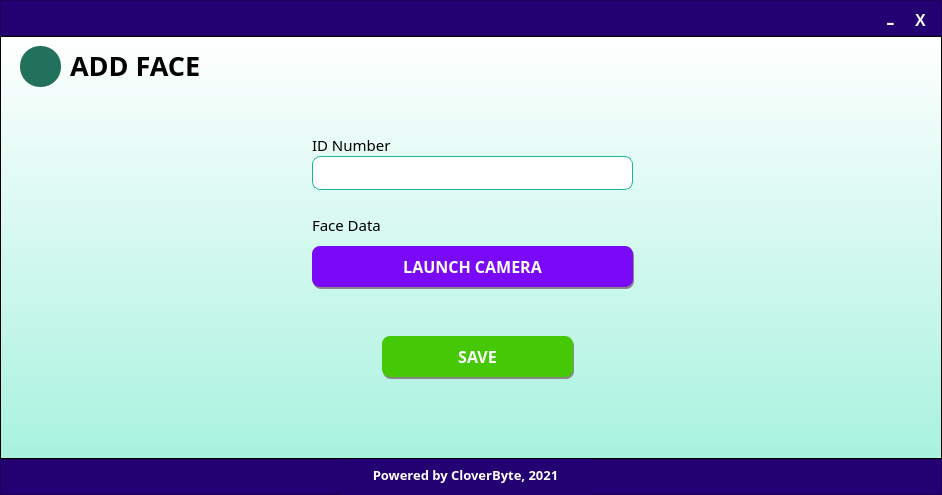
<?xml version="1.0" encoding="UTF-8"?>
<ui version="4.0">
 <class>MainWindow</class>
 <widget class="QMainWindow" name="MainWindow">
  <property name="geometry">
   <rect>
    <x>0</x>
    <y>0</y>
    <width>942</width>
    <height>495</height>
   </rect>
  </property>
  <property name="minimumSize">
   <size>
    <width>942</width>
    <height>495</height>
   </size>
  </property>
  <property name="maximumSize">
   <size>
    <width>942</width>
    <height>495</height>
   </size>
  </property>
  <property name="windowTitle">
   <string>MainWindow</string>
  </property>
  <widget class="QWidget" name="centralwidget">
   <layout class="QVBoxLayout" name="verticalLayout">
    <property name="spacing">
     <number>0</number>
    </property>
    <property name="leftMargin">
     <number>0</number>
    </property>
    <property name="topMargin">
     <number>0</number>
    </property>
    <property name="rightMargin">
     <number>0</number>
    </property>
    <property name="bottomMargin">
     <number>0</number>
    </property>
    <item>
     <widget class="QFrame" name="header">
      <property name="minimumSize">
       <size>
        <width>0</width>
        <height>36</height>
       </size>
      </property>
      <property name="maximumSize">
       <size>
        <width>16777215</width>
        <height>36</height>
       </size>
      </property>
      <property name="styleSheet">
       <string notr="true">background-color: rgb(35,1,114,255)</string>
      </property>
      <property name="frameShape">
       <enum>QFrame::StyledPanel</enum>
      </property>
      <property name="frameShadow">
       <enum>QFrame::Raised</enum>
      </property>
      <widget class="QPushButton" name="exitbtn">
       <property name="geometry">
        <rect>
         <x>910</x>
         <y>10</y>
         <width>21</width>
         <height>21</height>
        </rect>
       </property>
       <property name="minimumSize">
        <size>
         <width>0</width>
         <height>0</height>
        </size>
       </property>
       <property name="font">
        <font>
         <family>MS Shell Dlg 2</family>
         <pointsize>12</pointsize>
         <weight>75</weight>
         <bold>true</bold>
        </font>
       </property>
       <property name="autoFillBackground">
        <bool>false</bool>
       </property>
       <property name="styleSheet">
        <string notr="true">QPushButton{
	background-color: transparent;
	border: none;
	color: rgb(255, 255, 255);
	border-radius: 8px;
}
QPushButton:hover{
	background-color: rgba(255,87,0,255);
}
QPushButton:pressed{
	background-color: rgb(22, 154, 121)
}</string>
       </property>
       <property name="text">
        <string>X</string>
       </property>
       <property name="flat">
        <bool>false</bool>
       </property>
      </widget>
      <widget class="QPushButton" name="minimizebtn">
       <property name="geometry">
        <rect>
         <x>880</x>
         <y>10</y>
         <width>21</width>
         <height>21</height>
        </rect>
       </property>
       <property name="minimumSize">
        <size>
         <width>0</width>
         <height>0</height>
        </size>
       </property>
       <property name="font">
        <font>
         <family>MS PGothic</family>
         <pointsize>20</pointsize>
         <weight>50</weight>
         <bold>false</bold>
        </font>
       </property>
       <property name="autoFillBackground">
        <bool>false</bool>
       </property>
       <property name="styleSheet">
        <string notr="true">QPushButton{
	background-color: transparent;
	border: none;
	color: rgb(255, 255, 255);
	border-radius: 8px;
}
QPushButton:hover{
	background-color: rgb(251,192,0);
}
QPushButton:pressed{
	background-color: rgb(22, 154, 121)
}</string>
       </property>
       <property name="text">
        <string>-</string>
       </property>
       <property name="flat">
        <bool>false</bool>
       </property>
      </widget>
      <widget class="QLabel" name="label_8">
       <property name="geometry">
        <rect>
         <x>0</x>
         <y>-6</y>
         <width>121</width>
         <height>110</height>
        </rect>
       </property>
       <property name="styleSheet">
        <string notr="true">background: transparent</string>
       </property>
       <property name="text">
        <string/>
       </property>
       <property name="pixmap">
        <pixmap>images/unmasked_small_logo.png</pixmap>
       </property>
       <property name="scaledContents">
        <bool>true</bool>
       </property>
      </widget>
     </widget>
    </item>
    <item>
     <widget class="QFrame" name="frame">
      <property name="styleSheet">
       <string notr="true">QFrame{
background-color: qlineargradient(spread:pad, x1:0.5, y1:1, x2:0.5, y2:0, stop:0 rgba(168, 242, 223, 255), stop:1 rgba(255, 255, 255, 255))
}</string>
      </property>
      <property name="frameShape">
       <enum>QFrame::StyledPanel</enum>
      </property>
      <property name="frameShadow">
       <enum>QFrame::Raised</enum>
      </property>
      <widget class="QPushButton" name="btnSave">
       <property name="geometry">
        <rect>
         <x>382</x>
         <y>300</y>
         <width>191</width>
         <height>41</height>
        </rect>
       </property>
       <property name="minimumSize">
        <size>
         <width>191</width>
         <height>41</height>
        </size>
       </property>
       <property name="font">
        <font>
         <family>Work Sans</family>
         <pointsize>12</pointsize>
         <weight>75</weight>
         <bold>true</bold>
        </font>
       </property>
       <property name="styleSheet">
        <string notr="true">QPushButton{
	background-color: #45c805;
	border: none;
	color: rgb(255, 255, 255);
	border-radius: 8px;
}
QPushButton:hover{
	background-color: rgb(31, 211, 166);
}
QPushButton:pressed{
	background-color: rgb(22, 154, 121)
}</string>
       </property>
       <property name="text">
        <string>SAVE</string>
       </property>
       <property name="flat">
        <bool>false</bool>
       </property>
      </widget>
      <widget class="QLabel" name="label">
       <property name="geometry">
        <rect>
         <x>312</x>
         <y>100</y>
         <width>389</width>
         <height>17</height>
        </rect>
       </property>
       <property name="font">
        <font>
         <family>Work Sans Medium</family>
         <pointsize>11</pointsize>
         <weight>50</weight>
         <bold>false</bold>
        </font>
       </property>
       <property name="autoFillBackground">
        <bool>false</bool>
       </property>
       <property name="styleSheet">
        <string notr="true">background-color: transparent;</string>
       </property>
       <property name="text">
        <string>ID Number</string>
       </property>
      </widget>
      <widget class="QLabel" name="facedatalbl">
       <property name="geometry">
        <rect>
         <x>312</x>
         <y>180</y>
         <width>191</width>
         <height>17</height>
        </rect>
       </property>
       <property name="font">
        <font>
         <family>Work Sans Medium</family>
         <pointsize>11</pointsize>
         <weight>50</weight>
         <bold>false</bold>
        </font>
       </property>
       <property name="autoFillBackground">
        <bool>false</bool>
       </property>
       <property name="styleSheet">
        <string notr="true">background-color: transparent;
</string>
       </property>
       <property name="text">
        <string>Face Data</string>
       </property>
      </widget>
      <widget class="QPushButton" name="btnLaunch">
       <property name="geometry">
        <rect>
         <x>312</x>
         <y>210</y>
         <width>321</width>
         <height>41</height>
        </rect>
       </property>
       <property name="minimumSize">
        <size>
         <width>0</width>
         <height>0</height>
        </size>
       </property>
       <property name="font">
        <font>
         <family>Work Sans</family>
         <pointsize>12</pointsize>
         <weight>75</weight>
         <bold>true</bold>
        </font>
       </property>
       <property name="autoFillBackground">
        <bool>false</bool>
       </property>
       <property name="styleSheet">
        <string notr="true">QPushButton{
	background-color: #7a09f7;
	border: none;
	color: rgb(255, 255, 255);
	border-radius: 8px;
}
QPushButton:hover{
	background-color: rgb(31, 211, 166);
}
QPushButton:pressed{
	background-color: rgb(22, 154, 121)
}</string>
       </property>
       <property name="text">
        <string>LAUNCH CAMERA</string>
       </property>
       <property name="flat">
        <bool>false</bool>
       </property>
      </widget>
      <widget class="QPushButton" name="btnBack">
       <property name="geometry">
        <rect>
         <x>20</x>
         <y>10</y>
         <width>41</width>
         <height>41</height>
        </rect>
       </property>
       <property name="minimumSize">
        <size>
         <width>0</width>
         <height>0</height>
        </size>
       </property>
       <property name="font">
        <font>
         <family>Work Sans</family>
         <pointsize>12</pointsize>
         <weight>75</weight>
         <bold>true</bold>
        </font>
       </property>
       <property name="styleSheet">
        <string notr="true">QPushButton{
	background-color: rgb(33, 113, 93);
	border: none;
	color: rgb(255, 255, 255);
	border-radius: 20px;
}
QPushButton:hover{
	background-color: rgb(46, 159, 131);
}
QPushButton:pressed{
	background-color: rgb(29, 100, 82);
}</string>
       </property>
       <property name="text">
        <string/>
       </property>
       <property name="icon">
        <iconset resource="resources.qrc">
         <normaloff>:/newPrefix/back_white.png</normaloff>:/newPrefix/back_white.png</iconset>
       </property>
       <property name="iconSize">
        <size>
         <width>45</width>
         <height>45</height>
        </size>
       </property>
       <property name="flat">
        <bool>false</bool>
       </property>
      </widget>
      <widget class="QLabel" name="label_7">
       <property name="geometry">
        <rect>
         <x>70</x>
         <y>14</y>
         <width>181</width>
         <height>31</height>
        </rect>
       </property>
       <property name="font">
        <font>
         <family>Work Sans SemiBold</family>
         <pointsize>20</pointsize>
         <weight>75</weight>
         <bold>true</bold>
        </font>
       </property>
       <property name="styleSheet">
        <string notr="true">background-color: transparent;</string>
       </property>
       <property name="text">
        <string>ADD FACE</string>
       </property>
      </widget>
      <widget class="QLineEdit" name="lineId">
       <property name="enabled">
        <bool>false</bool>
       </property>
       <property name="geometry">
        <rect>
         <x>312</x>
         <y>120</y>
         <width>321</width>
         <height>34</height>
        </rect>
       </property>
       <property name="font">
        <font>
         <family>Work Sans</family>
         <pointsize>12</pointsize>
        </font>
       </property>
       <property name="styleSheet">
        <string notr="true">QLineEdit{
	background-color: rgb(255, 255, 255);
	border-style: solid;
    border-width: 1px;
    border-radius: 8px;
    border-color: rgb(27, 185, 146);
	padding-left: 10px;
	padding-right: 10px; 
}
</string>
       </property>
      </widget>
      <widget class="QLabel" name="labelError">
       <property name="geometry">
        <rect>
         <x>522</x>
         <y>280</y>
         <width>191</width>
         <height>17</height>
        </rect>
       </property>
       <property name="font">
        <font>
         <family>Work Sans Medium</family>
         <pointsize>11</pointsize>
         <weight>50</weight>
         <bold>false</bold>
        </font>
       </property>
       <property name="autoFillBackground">
        <bool>false</bool>
       </property>
       <property name="styleSheet">
        <string notr="true">background-color: transparent;
color:red;</string>
       </property>
       <property name="text">
        <string/>
       </property>
      </widget>
      <widget class="QLabel" name="imagelabel">
       <property name="geometry">
        <rect>
         <x>320</x>
         <y>220</y>
         <width>211</width>
         <height>21</height>
        </rect>
       </property>
       <property name="font">
        <font>
         <family>Work Sans Medium</family>
         <pointsize>11</pointsize>
         <weight>50</weight>
         <bold>false</bold>
        </font>
       </property>
       <property name="autoFillBackground">
        <bool>false</bool>
       </property>
       <property name="styleSheet">
        <string notr="true">background-color: transparent;</string>
       </property>
       <property name="text">
        <string>An image has been saved.</string>
       </property>
      </widget>
      <widget class="QPushButton" name="btnshowlaunch">
       <property name="geometry">
        <rect>
         <x>610</x>
         <y>220</y>
         <width>21</width>
         <height>21</height>
        </rect>
       </property>
       <property name="font">
        <font>
         <family>Work Sans</family>
         <pointsize>12</pointsize>
         <weight>75</weight>
         <bold>true</bold>
        </font>
       </property>
       <property name="styleSheet">
        <string notr="true">QPushButton{
	background-color: rgb(218, 24, 24);
	border: none;
	color: rgb(255, 255, 255);
	border-radius: 10px;
}
QPushButton:hover{
	background-color: rgb(232, 116, 116);
}
QPushButton:pressed{
	background-color: rgb(206, 0, 0);
}</string>
       </property>
       <property name="text">
        <string/>
       </property>
       <property name="icon">
        <iconset resource="resources.qrc">
         <normaloff>:/newPrefix/close.png</normaloff>:/newPrefix/close.png</iconset>
       </property>
       <property name="iconSize">
        <size>
         <width>9</width>
         <height>9</height>
        </size>
       </property>
       <property name="flat">
        <bool>false</bool>
       </property>
      </widget>
      <widget class="QFrame" name="frame_5">
       <property name="geometry">
        <rect>
         <x>313</x>
         <y>212</y>
         <width>321</width>
         <height>41</height>
        </rect>
       </property>
       <property name="minimumSize">
        <size>
         <width>150</width>
         <height>41</height>
        </size>
       </property>
       <property name="styleSheet">
        <string notr="true">background-color: #888888;
	border: none;
	color: rgb(255, 255, 255);
	border-radius: 8px;</string>
       </property>
       <property name="frameShape">
        <enum>QFrame::StyledPanel</enum>
       </property>
       <property name="frameShadow">
        <enum>QFrame::Raised</enum>
       </property>
      </widget>
      <widget class="QFrame" name="frame_7">
       <property name="geometry">
        <rect>
         <x>383</x>
         <y>302</y>
         <width>191</width>
         <height>41</height>
        </rect>
       </property>
       <property name="minimumSize">
        <size>
         <width>150</width>
         <height>41</height>
        </size>
       </property>
       <property name="styleSheet">
        <string notr="true">background-color: #888888;
	border: none;
	color: rgb(255, 255, 255);
	border-radius: 8px;</string>
       </property>
       <property name="frameShape">
        <enum>QFrame::StyledPanel</enum>
       </property>
       <property name="frameShadow">
        <enum>QFrame::Raised</enum>
       </property>
      </widget>
      <zorder>frame_7</zorder>
      <zorder>frame_5</zorder>
      <zorder>btnSave</zorder>
      <zorder>btnshowlaunch</zorder>
      <zorder>imagelabel</zorder>
      <zorder>btnLaunch</zorder>
      <zorder>label</zorder>
      <zorder>facedatalbl</zorder>
      <zorder>btnBack</zorder>
      <zorder>label_7</zorder>
      <zorder>lineId</zorder>
      <zorder>labelError</zorder>
     </widget>
    </item>
    <item>
     <widget class="QFrame" name="footer">
      <property name="minimumSize">
       <size>
        <width>0</width>
        <height>36</height>
       </size>
      </property>
      <property name="maximumSize">
       <size>
        <width>16777215</width>
        <height>36</height>
       </size>
      </property>
      <property name="styleSheet">
       <string notr="true">background-color: rgb(35,1,114,255)</string>
      </property>
      <property name="frameShape">
       <enum>QFrame::StyledPanel</enum>
      </property>
      <property name="frameShadow">
       <enum>QFrame::Raised</enum>
      </property>
      <widget class="QLabel" name="trademark">
       <property name="geometry">
        <rect>
         <x>340</x>
         <y>-20</y>
         <width>251</width>
         <height>71</height>
        </rect>
       </property>
       <property name="minimumSize">
        <size>
         <width>151</width>
         <height>71</height>
        </size>
       </property>
       <property name="font">
        <font>
         <family>Work Sans SemiBold</family>
         <pointsize>10</pointsize>
         <weight>75</weight>
         <bold>true</bold>
        </font>
       </property>
       <property name="styleSheet">
        <string notr="true">QLabel{
color:white;
}</string>
       </property>
       <property name="text">
        <string>Powered by CloverByte, 2021</string>
       </property>
       <property name="alignment">
        <set>Qt::AlignCenter</set>
       </property>
      </widget>
     </widget>
    </item>
   </layout>
  </widget>
 </widget>
 <tabstops>
  <tabstop>btnSave</tabstop>
  <tabstop>btnBack</tabstop>
 </tabstops>
 <resources>
  <include location="resources.qrc"/>
 </resources>
 <connections/>
</ui>
